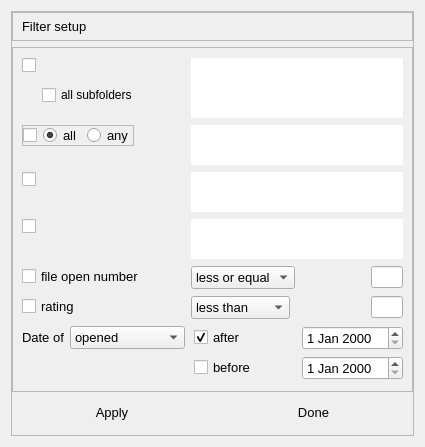
<?xml version="1.0" encoding="UTF-8"?>
<ui version="4.0">
 <class>filterSetup</class>
 <widget class="QWidget" name="filterSetup">
  <property name="geometry">
   <rect>
    <x>0</x>
    <y>0</y>
    <width>425</width>
    <height>447</height>
   </rect>
  </property>
  <property name="windowTitle">
   <string>Form</string>
  </property>
  <layout class="QVBoxLayout" name="verticalLayout">
   <property name="spacing">
    <number>0</number>
   </property>
   <item>
    <widget class="QFrame" name="dlg_frame">
     <property name="frameShape">
      <enum>QFrame::StyledPanel</enum>
     </property>
     <property name="frameShadow">
      <enum>QFrame::Raised</enum>
     </property>
     <layout class="QVBoxLayout" name="verticalLayout_3">
      <property name="leftMargin">
       <number>0</number>
      </property>
      <property name="topMargin">
       <number>0</number>
      </property>
      <property name="rightMargin">
       <number>0</number>
      </property>
      <property name="bottomMargin">
       <number>9</number>
      </property>
      <item>
       <widget class="QFrame" name="ttl_frame">
        <property name="frameShape">
         <enum>QFrame::StyledPanel</enum>
        </property>
        <property name="frameShadow">
         <enum>QFrame::Raised</enum>
        </property>
        <layout class="QHBoxLayout" name="horizontalLayout_6">
         <property name="topMargin">
          <number>6</number>
         </property>
         <property name="bottomMargin">
          <number>6</number>
         </property>
         <item>
          <widget class="QLabel" name="hdr_lbl">
           <property name="font">
            <font>
             <pointsize>10</pointsize>
            </font>
           </property>
           <property name="text">
            <string>Filter setup</string>
           </property>
          </widget>
         </item>
        </layout>
       </widget>
      </item>
      <item>
       <widget class="QFrame" name="form">
        <property name="frameShape">
         <enum>QFrame::StyledPanel</enum>
        </property>
        <property name="frameShadow">
         <enum>QFrame::Raised</enum>
        </property>
        <layout class="QFormLayout" name="formLayout">
         <item row="0" column="0">
          <layout class="QVBoxLayout" name="verticalLayout_4">
           <property name="spacing">
            <number>0</number>
           </property>
           <item>
            <widget class="QCheckBox" name="selected_dir">
             <property name="font">
              <font>
               <family>MS Shell Dlg 2</family>
               <pointsize>10</pointsize>
               <weight>50</weight>
               <bold>false</bold>
              </font>
             </property>
             <property name="checked">
              <bool>false</bool>
             </property>
            </widget>
           </item>
           <item>
            <layout class="QHBoxLayout" name="horizontalLayout_8">
             <item>
              <spacer name="verticalSpacer">
               <property name="orientation">
                <enum>Qt::Vertical</enum>
               </property>
               <property name="sizeHint" stdset="0">
                <size>
                 <width>20</width>
                 <height>40</height>
                </size>
               </property>
              </spacer>
             </item>
             <item>
              <widget class="QCheckBox" name="subDirs">
               <property name="text">
                <string>all subfolders</string>
               </property>
              </widget>
             </item>
            </layout>
           </item>
          </layout>
         </item>
         <item row="0" column="1">
          <widget class="QPlainTextEdit" name="dir_list">
           <property name="maximumSize">
            <size>
             <width>16777215</width>
             <height>60</height>
            </size>
           </property>
           <property name="frameShape">
            <enum>QFrame::NoFrame</enum>
           </property>
           <property name="frameShadow">
            <enum>QFrame::Plain</enum>
           </property>
           <property name="readOnly">
            <bool>true</bool>
           </property>
          </widget>
         </item>
         <item row="1" column="0">
          <widget class="QFrame" name="frame_tag">
           <property name="maximumSize">
            <size>
             <width>16777215</width>
             <height>21</height>
            </size>
           </property>
           <property name="frameShape">
            <enum>QFrame::StyledPanel</enum>
           </property>
           <property name="frameShadow">
            <enum>QFrame::Raised</enum>
           </property>
           <property name="lineWidth">
            <number>1</number>
           </property>
           <layout class="QHBoxLayout" name="horizontalLayout_7">
            <property name="leftMargin">
             <number>0</number>
            </property>
            <property name="topMargin">
             <number>0</number>
            </property>
            <property name="rightMargin">
             <number>0</number>
            </property>
            <property name="bottomMargin">
             <number>0</number>
            </property>
            <item>
             <widget class="QCheckBox" name="selected_tag">
              <property name="font">
               <font>
                <family>MS Shell Dlg 2</family>
                <pointsize>10</pointsize>
                <weight>50</weight>
                <bold>false</bold>
               </font>
              </property>
              <property name="checked">
               <bool>false</bool>
              </property>
             </widget>
            </item>
            <item>
             <widget class="QRadioButton" name="all_btn">
              <property name="font">
               <font>
                <pointsize>10</pointsize>
                <weight>50</weight>
                <bold>false</bold>
               </font>
              </property>
              <property name="text">
               <string>all</string>
              </property>
              <property name="checked">
               <bool>true</bool>
              </property>
             </widget>
            </item>
            <item>
             <widget class="QRadioButton" name="any_btn">
              <property name="font">
               <font>
                <pointsize>10</pointsize>
                <weight>50</weight>
                <bold>false</bold>
               </font>
              </property>
              <property name="text">
               <string>any</string>
              </property>
             </widget>
            </item>
           </layout>
          </widget>
         </item>
         <item row="1" column="1">
          <widget class="QPlainTextEdit" name="tag_list">
           <property name="maximumSize">
            <size>
             <width>16777215</width>
             <height>40</height>
            </size>
           </property>
           <property name="frameShape">
            <enum>QFrame::NoFrame</enum>
           </property>
           <property name="frameShadow">
            <enum>QFrame::Plain</enum>
           </property>
           <property name="readOnly">
            <bool>true</bool>
           </property>
          </widget>
         </item>
         <item row="3" column="0">
          <widget class="QCheckBox" name="selected_ext">
           <property name="font">
            <font>
             <family>MS Shell Dlg 2</family>
             <pointsize>10</pointsize>
             <weight>50</weight>
             <bold>false</bold>
            </font>
           </property>
          </widget>
         </item>
         <item row="3" column="1">
          <widget class="QPlainTextEdit" name="ext_list">
           <property name="maximumSize">
            <size>
             <width>16777215</width>
             <height>40</height>
            </size>
           </property>
           <property name="frameShape">
            <enum>QFrame::NoFrame</enum>
           </property>
           <property name="frameShadow">
            <enum>QFrame::Plain</enum>
           </property>
           <property name="readOnly">
            <bool>true</bool>
           </property>
          </widget>
         </item>
         <item row="4" column="0">
          <widget class="QCheckBox" name="selected_author">
           <property name="font">
            <font>
             <family>MS Shell Dlg 2</family>
             <pointsize>10</pointsize>
             <weight>50</weight>
             <bold>false</bold>
            </font>
           </property>
          </widget>
         </item>
         <item row="4" column="1">
          <widget class="QPlainTextEdit" name="author_list">
           <property name="maximumSize">
            <size>
             <width>16777215</width>
             <height>40</height>
            </size>
           </property>
           <property name="frameShape">
            <enum>QFrame::NoFrame</enum>
           </property>
           <property name="frameShadow">
            <enum>QFrame::Plain</enum>
           </property>
           <property name="readOnly">
            <bool>true</bool>
           </property>
          </widget>
         </item>
         <item row="5" column="0">
          <widget class="QCheckBox" name="open_sel">
           <property name="font">
            <font>
             <pointsize>10</pointsize>
            </font>
           </property>
           <property name="text">
            <string>file open number</string>
           </property>
          </widget>
         </item>
         <item row="5" column="1">
          <layout class="QHBoxLayout" name="horizontalLayout">
           <item>
            <widget class="QComboBox" name="open_cond">
             <property name="minimumSize">
              <size>
               <width>99</width>
               <height>0</height>
              </size>
             </property>
             <property name="font">
              <font>
               <pointsize>10</pointsize>
              </font>
             </property>
             <item>
              <property name="text">
               <string>less or equal</string>
              </property>
             </item>
             <item>
              <property name="text">
               <string>greater than</string>
              </property>
             </item>
            </widget>
           </item>
           <item>
            <spacer name="horizontalSpacer_2">
             <property name="orientation">
              <enum>Qt::Horizontal</enum>
             </property>
             <property name="sizeHint" stdset="0">
              <size>
               <width>40</width>
               <height>20</height>
              </size>
             </property>
            </spacer>
           </item>
           <item>
            <widget class="QLineEdit" name="open_edit">
             <property name="sizePolicy">
              <sizepolicy hsizetype="Fixed" vsizetype="Fixed">
               <horstretch>0</horstretch>
               <verstretch>0</verstretch>
              </sizepolicy>
             </property>
             <property name="minimumSize">
              <size>
               <width>32</width>
               <height>0</height>
              </size>
             </property>
             <property name="maximumSize">
              <size>
               <width>32</width>
               <height>16777215</height>
              </size>
             </property>
             <property name="alignment">
              <set>Qt::AlignCenter</set>
             </property>
            </widget>
           </item>
          </layout>
         </item>
         <item row="6" column="0">
          <widget class="QCheckBox" name="rating_sel">
           <property name="font">
            <font>
             <pointsize>10</pointsize>
            </font>
           </property>
           <property name="text">
            <string>rating</string>
           </property>
          </widget>
         </item>
         <item row="6" column="1">
          <layout class="QHBoxLayout" name="horizontalLayout_2">
           <item>
            <widget class="QComboBox" name="rating_cond">
             <property name="minimumSize">
              <size>
               <width>99</width>
               <height>0</height>
              </size>
             </property>
             <property name="font">
              <font>
               <pointsize>10</pointsize>
              </font>
             </property>
             <item>
              <property name="text">
               <string>less than</string>
              </property>
             </item>
             <item>
              <property name="text">
               <string>equal to</string>
              </property>
             </item>
             <item>
              <property name="text">
               <string>greater than</string>
              </property>
             </item>
            </widget>
           </item>
           <item>
            <spacer name="horizontalSpacer_3">
             <property name="orientation">
              <enum>Qt::Horizontal</enum>
             </property>
             <property name="sizeHint" stdset="0">
              <size>
               <width>40</width>
               <height>20</height>
              </size>
             </property>
            </spacer>
           </item>
           <item>
            <widget class="QLineEdit" name="rating_edit">
             <property name="sizePolicy">
              <sizepolicy hsizetype="Fixed" vsizetype="Fixed">
               <horstretch>0</horstretch>
               <verstretch>0</verstretch>
              </sizepolicy>
             </property>
             <property name="minimumSize">
              <size>
               <width>32</width>
               <height>0</height>
              </size>
             </property>
             <property name="maximumSize">
              <size>
               <width>32</width>
               <height>16777215</height>
              </size>
             </property>
             <property name="alignment">
              <set>Qt::AlignCenter</set>
             </property>
            </widget>
           </item>
          </layout>
         </item>
         <item row="7" column="0">
          <layout class="QHBoxLayout" name="horizontalLayout_3">
           <item>
            <widget class="QLabel" name="label_2">
             <property name="font">
              <font>
               <pointsize>10</pointsize>
              </font>
             </property>
             <property name="text">
              <string>Date of</string>
             </property>
            </widget>
           </item>
           <item>
            <widget class="QComboBox" name="date_type">
             <property name="font">
              <font>
               <pointsize>10</pointsize>
              </font>
             </property>
             <item>
              <property name="text">
               <string>opened</string>
              </property>
             </item>
             <item>
              <property name="text">
               <string>modified</string>
              </property>
             </item>
             <item>
              <property name="text">
               <string>published</string>
              </property>
             </item>
             <item>
              <property name="text">
               <string>last_note_date</string>
              </property>
             </item>
            </widget>
           </item>
          </layout>
         </item>
         <item row="7" column="1">
          <layout class="QVBoxLayout" name="verticalLayout_2">
           <item>
            <layout class="QHBoxLayout" name="horizontalLayout_4">
             <property name="leftMargin">
              <number>3</number>
             </property>
             <item>
              <widget class="QCheckBox" name="after">
               <property name="font">
                <font>
                 <family>MS Shell Dlg 2</family>
                 <pointsize>10</pointsize>
                 <weight>50</weight>
                 <bold>false</bold>
                </font>
               </property>
               <property name="text">
                <string>after</string>
               </property>
               <property name="checked">
                <bool>true</bool>
               </property>
              </widget>
             </item>
             <item>
              <widget class="QDateEdit" name="after_date">
               <property name="font">
                <font>
                 <pointsize>10</pointsize>
                </font>
               </property>
              </widget>
             </item>
            </layout>
           </item>
           <item>
            <layout class="QHBoxLayout" name="horizontalLayout_5">
             <property name="leftMargin">
              <number>3</number>
             </property>
             <item>
              <widget class="QCheckBox" name="before">
               <property name="font">
                <font>
                 <family>MS Shell Dlg 2</family>
                 <pointsize>10</pointsize>
                 <weight>50</weight>
                 <bold>false</bold>
                </font>
               </property>
               <property name="text">
                <string>before</string>
               </property>
              </widget>
             </item>
             <item>
              <widget class="QDateEdit" name="before_date">
               <property name="font">
                <font>
                 <pointsize>10</pointsize>
                </font>
               </property>
              </widget>
             </item>
            </layout>
           </item>
          </layout>
         </item>
        </layout>
       </widget>
      </item>
      <item>
       <layout class="QHBoxLayout" name="buttonsLayout">
        <property name="spacing">
         <number>20</number>
        </property>
        <property name="leftMargin">
         <number>9</number>
        </property>
        <property name="topMargin">
         <number>0</number>
        </property>
        <property name="rightMargin">
         <number>9</number>
        </property>
        <property name="bottomMargin">
         <number>0</number>
        </property>
        <item>
         <widget class="QPushButton" name="btnApply">
          <property name="minimumSize">
           <size>
            <width>0</width>
            <height>28</height>
           </size>
          </property>
          <property name="font">
           <font>
            <pointsize>10</pointsize>
           </font>
          </property>
          <property name="text">
           <string>Apply</string>
          </property>
          <property name="flat">
           <bool>true</bool>
          </property>
         </widget>
        </item>
        <item>
         <widget class="QPushButton" name="btnDone">
          <property name="minimumSize">
           <size>
            <width>0</width>
            <height>28</height>
           </size>
          </property>
          <property name="font">
           <font>
            <pointsize>10</pointsize>
           </font>
          </property>
          <property name="text">
           <string>Done</string>
          </property>
          <property name="default">
           <bool>false</bool>
          </property>
          <property name="flat">
           <bool>true</bool>
          </property>
         </widget>
        </item>
       </layout>
      </item>
     </layout>
    </widget>
   </item>
  </layout>
 </widget>
 <resources/>
 <connections/>
</ui>
